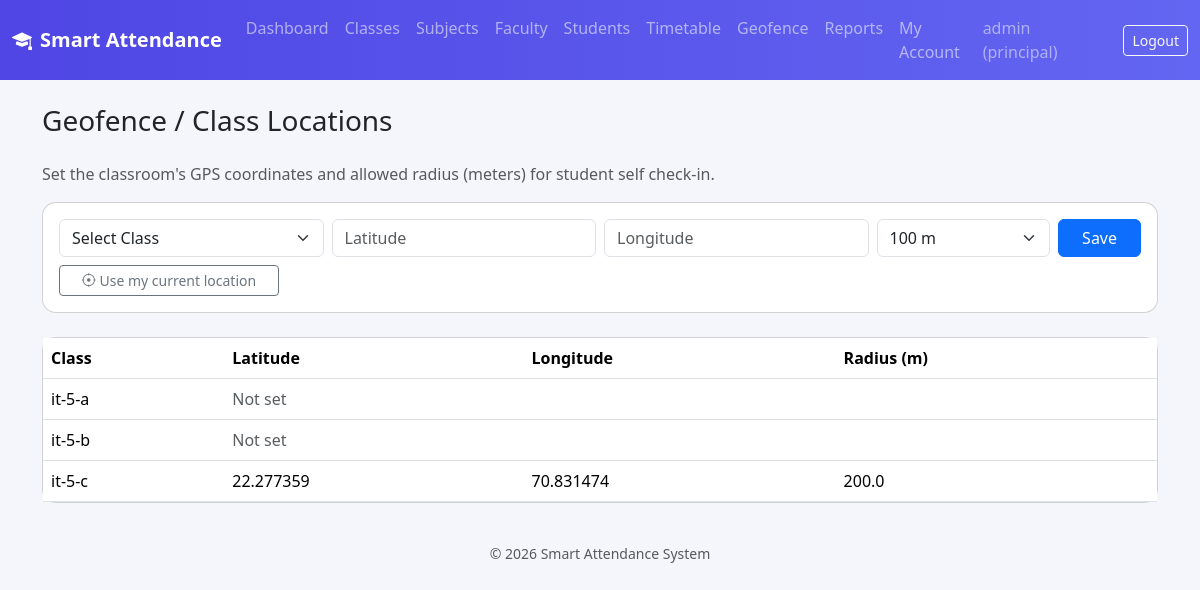
Page /principal/locations (signed in) on the committed database.
### models.py (models this page shows)
class User(db.Model, UserMixin):
    __tablename__ = "users"
    id = db.Column(db.Integer, primary_key=True)
    username = db.Column(db.String(80), unique=True, nullable=False)
    email = db.Column(db.String(120), unique=True, nullable=False)
    password_hash = db.Column(db.String(200), nullable=False)
    role = db.Column(db.String(20), nullable=False)  # principal / faculty / student
    created_at = db.Column(db.DateTime, default=datetime.utcnow)
    faculty_profile = db.relationship("Faculty", backref="user", uselist=False)
    student_profile = db.relationship("Student", backref="user", uselist=False)

class ClassModel(db.Model):
    __tablename__ = "classes"
    id = db.Column(db.Integer, primary_key=True)
    name = db.Column(db.String(80), unique=True, nullable=False)
    subjects = db.relationship("Subject", backref="class_", cascade="all, delete-orphan")
    students = db.relationship("Student", backref="class_", cascade="all, delete-orphan")
    location = db.relationship("ClassLocation", backref="class_", uselist=False,
                                cascade="all, delete-orphan")

class ClassLocation(db.Model):
    __tablename__ = "locations"
    id = db.Column(db.Integer, primary_key=True)
    class_id = db.Column(db.Integer, db.ForeignKey("classes.id"), nullable=False, unique=True)
    latitude = db.Column(db.Float, nullable=False)
    longitude = db.Column(db.Float, nullable=False)
    radius_meters = db.Column(db.Float, default=100)

### routes/principal.py (the view, shortened to what this page needs)
@principal_bp.route("/locations", methods=["GET", "POST"])
@login_required
@role_required("principal")
def locations():
    return render_template(
        "principal/locations.html",
        classes=ClassModel.query.all(),
        locations={l.class_id: l for l in ClassLocation.query.all()},
        allowed_radii=ALLOWED_RADII,
    )

### app.py (called while the page is built)
@login_manager.user_loader
def load_user(user_id):
    return User.query.get(int(user_id))

### templates/principal/locations.html (shortened to what this page needs)
{% extends "base.html" %}
{% block content %}
<h3 class="mb-4">Geofence / Class Locations</h3>
<p class="text-muted">Set the classroom's GPS coordinates and allowed radius (meters) for student self check-in.</p>
<div class="card p-3 mb-4">
  <form method="POST" class="row g-2">
    <div class="col-md-3">
      <select class="form-select" name="class_id" required>
        <option value="">Select Class</option>
      </select>
    </div>
    <div class="col-md-3"><input class="form-control" name="latitude" type="number" step="any" placeholder="Latitude" required></div>
    <div class="col-md-3"><input class="form-control" name="longitude" type="number" step="any" placeholder="Longitude" required></div>
    <div class="col-md-2">
      <select class="form-select" name="radius_meters" required>
        {% for r in allowed_radii %}<option value="{{ r }}">{{ r }} m</option>{% endfor %}
      </select>
    </div>
    <div class="col-md-1"><button class="btn btn-primary w-100">Save</button></div>
  </form>
  <button type="button" class="btn btn-sm btn-outline-secondary mt-2" style="width:220px" onclick="useMyLocation()">
    <i class="bi bi-crosshair"></i> Use my current location
  </button>
</div>
<div class="card">
  <table class="table mb-0">
    <thead><tr><th>Class</th><th>Latitude</th><th>Longitude</th><th>Radius (m)</th></tr></thead>
    <tbody>
      {% for c in classes %}
      <tr>
        <td>{{ c.name }}</td>
        {% if locations.get(c.id) %}
        <td>{{ "%.6f"|format(locations[c.id].latitude) }}</td>
        <td>{{ "%.6f"|format(locations[c.id].longitude) }}</td>
        <td>{{ locations[c.id].radius_meters }}</td>
        {% else %}
        <td colspan="3" class="text-muted">Not set</td>
        {% endif %}
      </tr>
      {% endfor %}
    </tbody>
  </table>
</div>
{% endblock %}

### templates/base.html (shortened to what this page needs)
<!DOCTYPE html>
<html lang="en">
<head>
<link href="https://cdn.jsdelivr.net/npm/bootstrap@5.3.3/dist/css/bootstrap.min.css" rel="stylesheet">
<link href="https://cdn.jsdelivr.net/npm/bootstrap-icons@1.11.3/font/bootstrap-icons.css" rel="stylesheet">
<link rel="stylesheet" href="{{ url_for('static', filename='css/style.css') }}">
</head>
<body>
{% if current_user.is_authenticated %}
<nav class="navbar navbar-expand-lg navbar-dark app-navbar">
  <div class="container-fluid">
    <a class="navbar-brand fw-bold" href="/"><i class="bi bi-mortarboard-fill me-2"></i>Smart Attendance</a>
    <div class="collapse navbar-collapse" id="nav">
      <ul class="navbar-nav me-auto">
        {% if current_user.role == 'principal' %}
        <li class="nav-item"><a class="nav-link" href="{{ url_for('principal.dashboard') }}">Dashboard</a></li>
        <li class="nav-item"><a class="nav-link" href="{{ url_for('principal.classes') }}">Classes</a></li>
        <li class="nav-item"><a class="nav-link" href="{{ url_for('principal.subjects') }}">Subjects</a></li>
        <li class="nav-item"><a class="nav-link" href="{{ url_for('principal.faculty') }}">Faculty</a></li>
        <li class="nav-item"><a class="nav-link" href="{{ url_for('principal.students') }}">Students</a></li>
        <li class="nav-item"><a class="nav-link" href="{{ url_for('principal.timetable') }}">Timetable</a></li>
        <li class="nav-item"><a class="nav-link" href="{{ url_for('principal.locations') }}">Geofence</a></li>
        <li class="nav-item"><a class="nav-link" href="{{ url_for('principal.attendance_report') }}">Reports</a></li>
        <li class="nav-item"><a class="nav-link" href="{{ url_for('principal.settings') }}">My Account</a></li>
        {% elif current_user.role == 'faculty' %}
        <li class="nav-item"><a class="nav-link" href="{{ url_for('faculty.dashboard') }}">Dashboard</a></li>
        <li class="nav-item"><a class="nav-link" href="{{ url_for('faculty.settings') }}">My Account</a></li>
        {% endif %}
      </ul>
      <span class="navbar-text text-white-50 me-3">{{ current_user.username }} ({{ current_user.role }})</span>
      <a class="btn btn-outline-light btn-sm" href="{{ url_for('auth.logout') }}">Logout</a>
    </div>
  </div>
</nav>
{% endif %}
<div class="container py-4">
  {% block content %}{% endblock %}
</div>
<footer class="text-center text-muted small py-3">&copy; {{ current_year }} Smart Attendance System</footer>
</body>
</html>

### static/css/style.css (style rules this page uses)
body { background: #f4f6fb; font-family: 'Segoe UI', system-ui, sans-serif; }
.app-navbar { background: linear-gradient(90deg, #4f46e5, #6366f1); }
.card { border-radius: 14px; }
table thead { background: #eef0fb; }

### rows in the picture
User: username "admin", role "principal"
ClassModel: name "it-5-a", shows "Not set"
ClassModel: name "it-5-b", shows "Not set"
ClassModel: name "it-5-c"
ClassLocation: latitude "22.277359", longitude "70.831474", radius_meters "200.0"

### other values in the picture
form field radius_meters "100 m"
